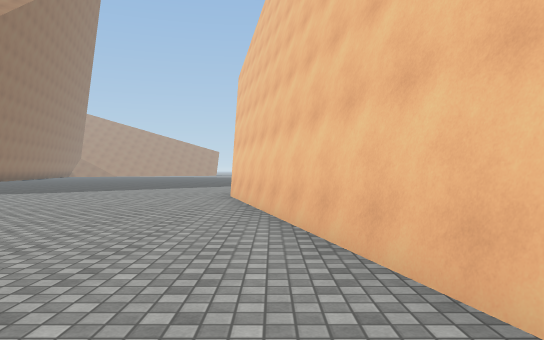
View 1 (above)

24 first-person views from a walk through a Unity game level. The camera is 1.3 m above the floor, looks level and sees 70° across. The floor is counted in squares, 2 m on a side. Each view is taken from the middle of a square. On the plan, view 1 faces up. The plan holds only what a view shows up to about 11 squares ahead; the rest is blank. The place goes on beyond the plan. Some animated figures are not drawn. Surface patterns are stand-ins for the level's own textures.

View 2
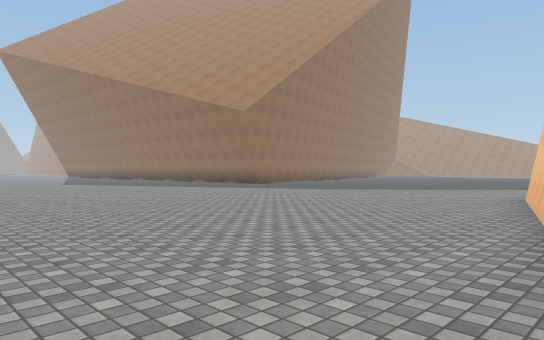

View 3
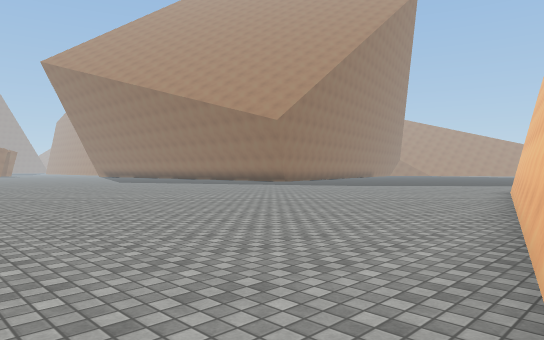

View 4
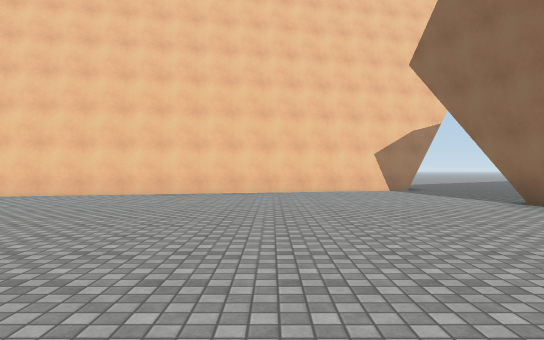

View 5
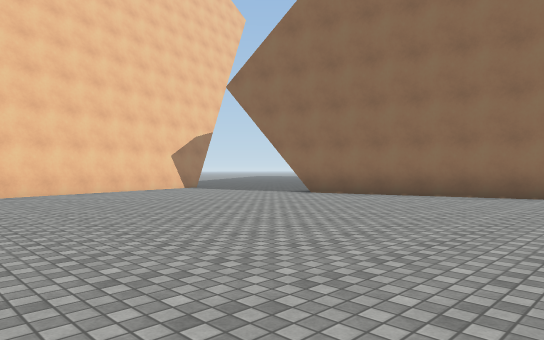

View 6
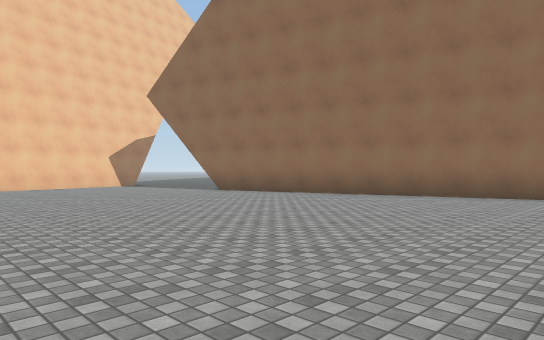

View 7
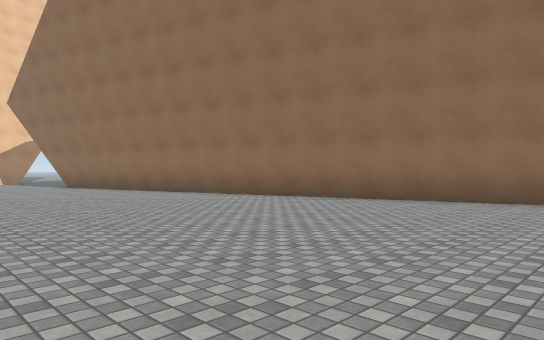

View 8
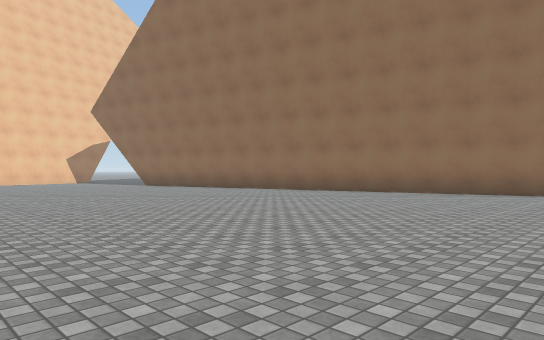

View 9
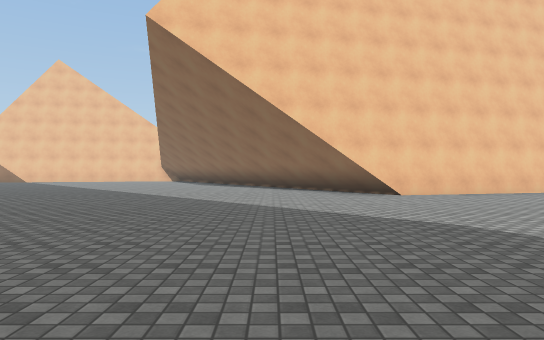

View 10
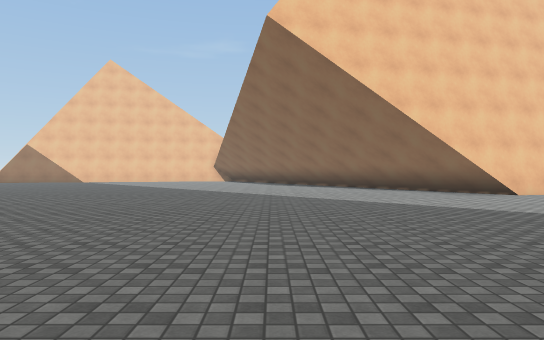

View 11
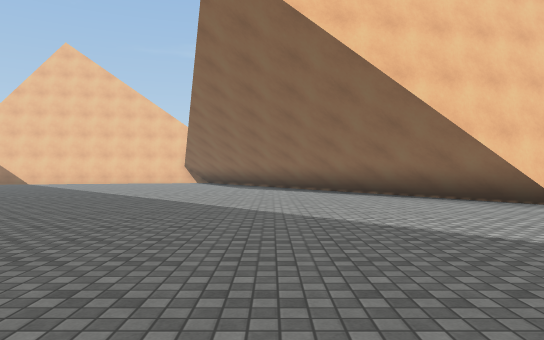

View 12
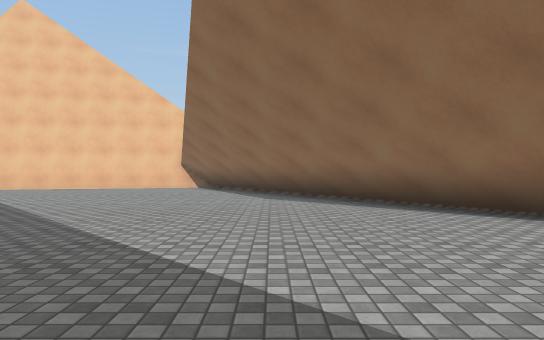

View 13
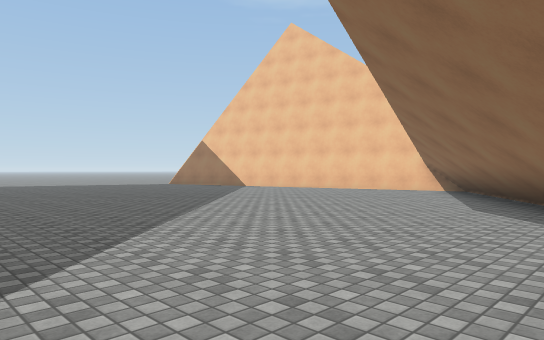

View 14
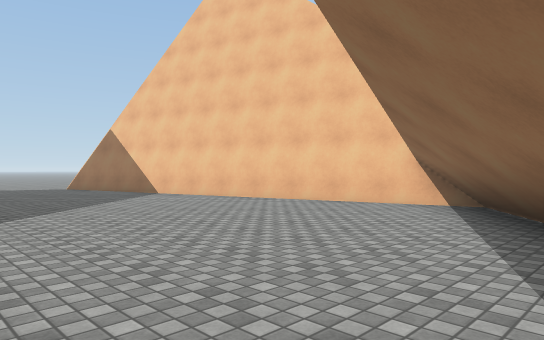

View 15
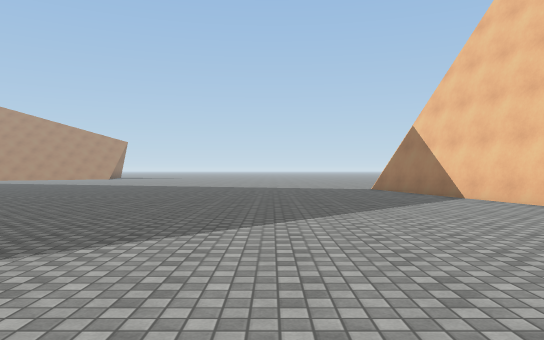

View 16
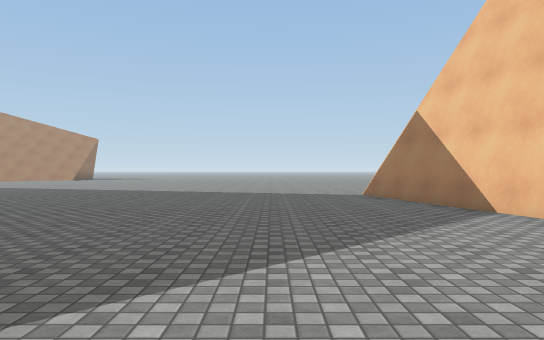

View 17
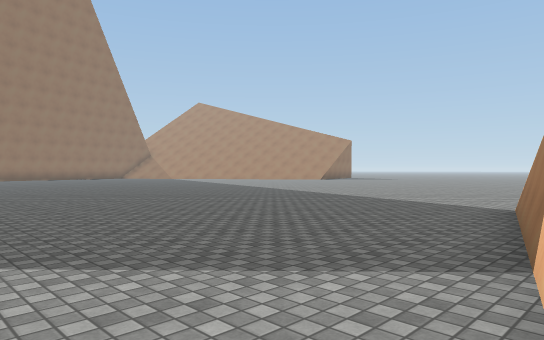

View 18
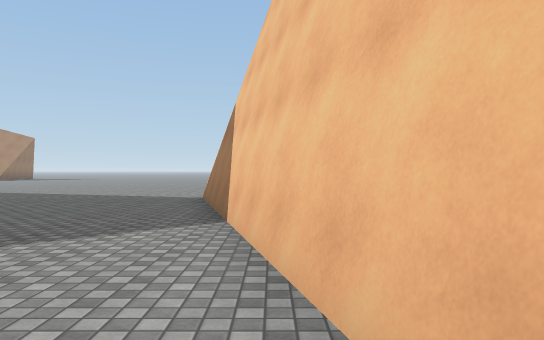

View 19
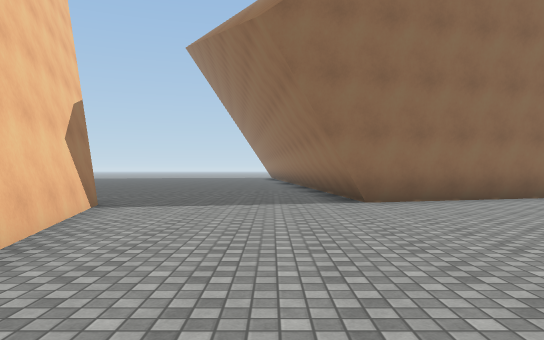

View 20
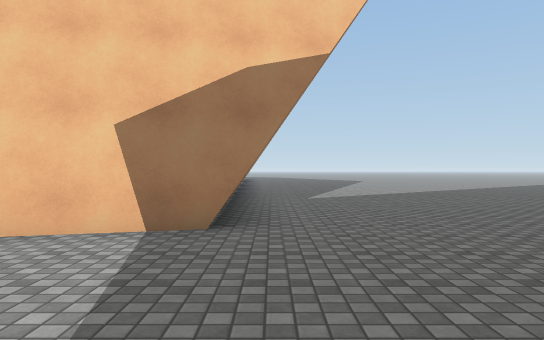

View 21
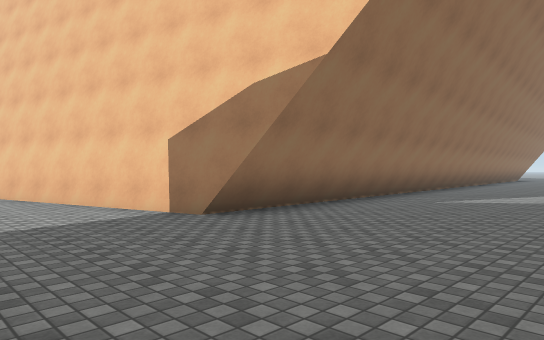

View 22
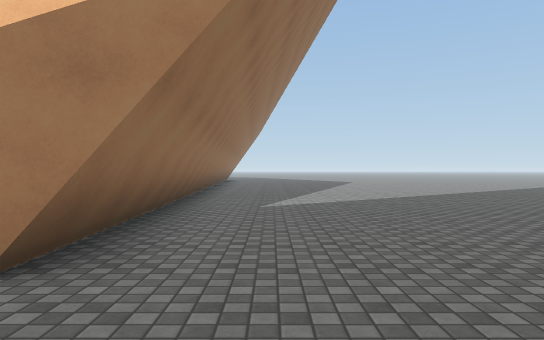

View 23
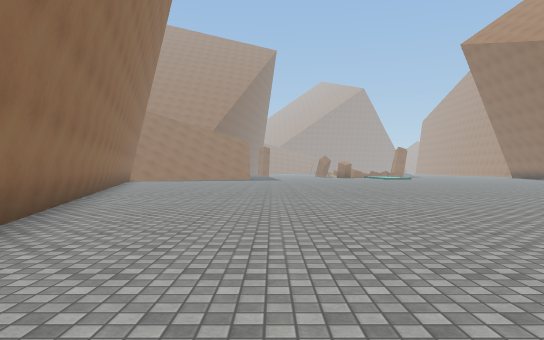

View 24
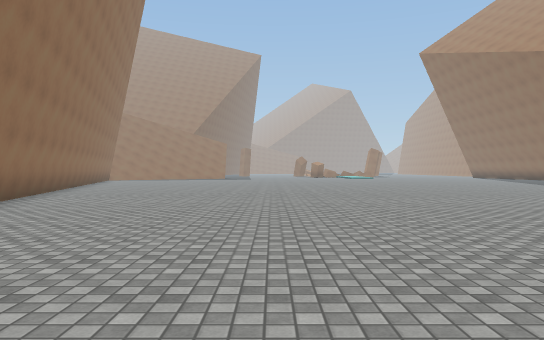

### Floor plan
Key: @ floor where view 1 was taken; # wall or solid block; . floor; / step, stairs or slope; v drop or lower ground.
Columns run from 17 left of view 1 to 12 right of it. Each row starts with its distance up from view 1.
 32                     ......
 31                 ..........
 30                 ..........#
 29                  .........#
 28                ...........##
 27                ............#
 26                ............#
 25                ............#v
 24                  ..........##/
 23                 ............#/
 22               ..............#/
 21              ...............#/
 20            .................#
 19           ..................#
 18         ...................##
 17        ..................###
 16       ..................##
 15        ...............###
 14        ..............##
 13       .............###
 12        ...........##
 11         ........###
 10           ......##
  9            ......#
  8           .......#
  7          ........#
  6         .........##
  5        ...........#
  4       ............#
  3       ............#
  2   ..  ............##
  1   .................#
  0 .................@.#
 -1 ...................#
 -2 ...................##
 -3 ....................#
 -4 ....................#
 -5 ....................#
 -6 ....................##
 -7 .....................#########
 -8 .............###..............
 -9 ..........#### ##.............
-10 ......#####    ##.............
-11 ..#####        ##.............
-12 ###              . ...........

Where each view was taken, in squares from view 1:
view 1: 0 up, 0 right, facing up
view 2: 0 up, 1 right, facing up-left
view 3: 3 down, 2 right, facing up-left
view 4: 3 down, 9 left, facing right
view 5: 1 up, 9 left, facing down-right
view 6: 0 up, 12 left, facing down-right
view 7: 3 down, 17 left, facing down-right
view 8: 0 up, 17 left, facing down-right
view 9: 13 up, 11 left, facing right
view 10: 16 up, 11 left, facing right
view 11: 15 up, 8 left, facing right
view 12: 16 up, 3 left, facing right
view 13: 14 up, 1 left, facing up-right
view 14: 16 up, 4 right, facing up-right
view 15: 17 up, 5 right, facing up
view 16: 20 up, 6 right, facing up
view 17: 23 up, 10 right, facing up-left
view 18: 21 up, 10 right, facing up
view 19: 0 up, 0 right, facing down
view 20: 8 down, 1 left, facing right
view 21: 12 down, 0 right, facing up-right
view 22: 9 down, 1 right, facing right
view 23: 7 down, 6 left, facing left
view 24: 5 down, 4 left, facing left
